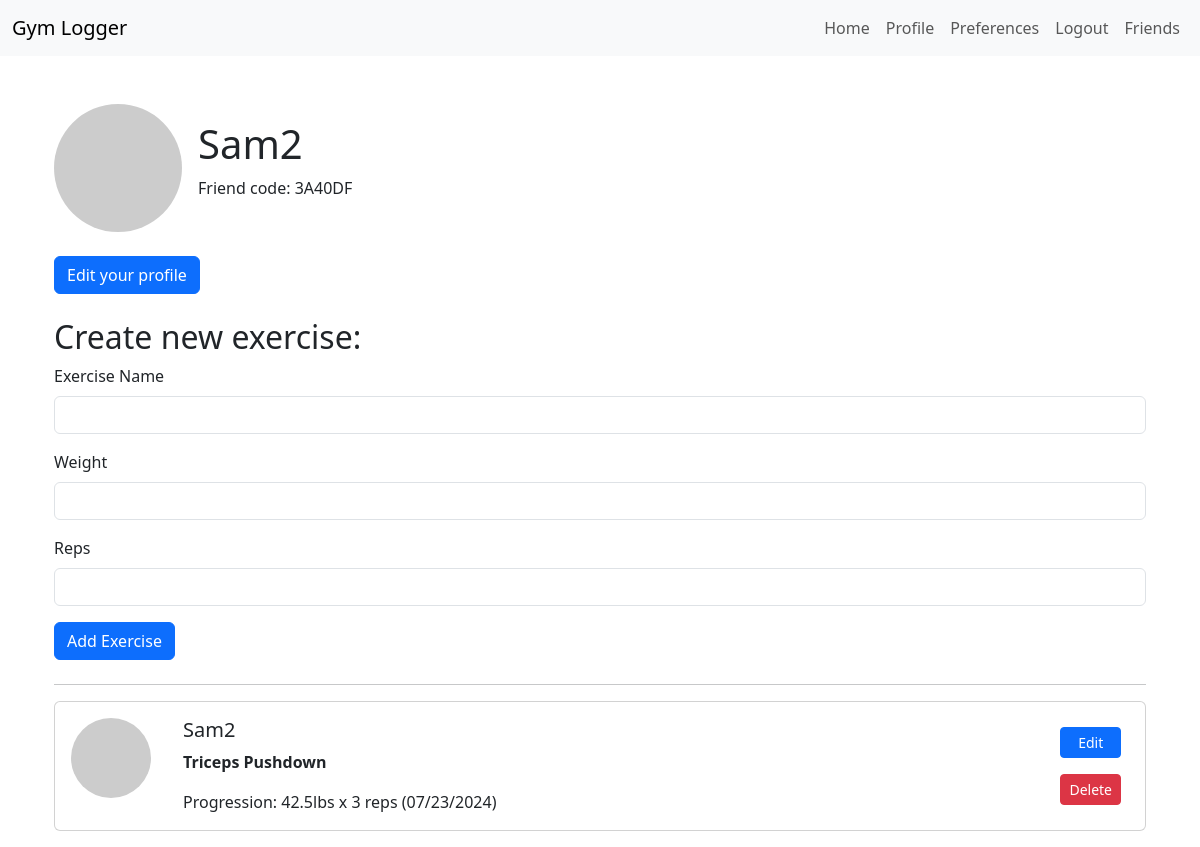
Screenshot of /profile/1 (signed in) with the database file from the repository.
### app/models.py (models this page shows, shortened)
class User(UserMixin, db.Model):
    __tablename__ = 'user'
    id: so.Mapped[int] = so.mapped_column(primary_key=True)
    username: so.Mapped[str] = so.mapped_column(sa.String(64), index=True, unique=True)
    email: so.Mapped[str] = so.mapped_column(sa.String(120), index=True, unique=True)
    password_hash: so.Mapped[Optional[str]] = so.mapped_column(sa.String(256))
    exercises: so.WriteOnlyMapped[List['Exercise']] = so.relationship('Exercise', back_populates='author', lazy='dynamic')
    weight_unit: so.Mapped[str] = so.mapped_column(sa.String(3), default='lbs')
    date_display: so.Mapped[str] = so.mapped_column(sa.String(10), default='%m/%d/%Y')
    friend_code: so.Mapped[str] = so.mapped_column(sa.String(6), index=True, unique=True, default=lambda: User.generate_friend_code())
    friends: so.WriteOnlyMapped[List['User']] = so.relationship(
        'User', secondary='friendship',
        primaryjoin=id == friendship.c.user_id,
        secondaryjoin=id == friendship.c.friend_id,
        backref='friend_of'
    )
    is_public: so.Mapped[bool] = so.mapped_column(sa.Boolean, default=False)
    def avatar(self, size):
        digest = md5(self.email.lower().encode('utf-8')).hexdigest()
        return f'https://www.gravatar.com/avatar/{digest}?d=identicon&s={size}'

class Exercise(db.Model):
    __tablename__ = 'exercises'
    id: so.Mapped[int] = so.mapped_column(primary_key=True)
    exercise_name: so.Mapped[str] = so.mapped_column(sa.String(100))
    user_id: so.Mapped[int] = so.mapped_column(sa.Integer, sa.ForeignKey(User.id), index=True)
    author: so.Mapped[User] = so.relationship('User', back_populates='exercises')
    progressions: so.Mapped[List['Progression']] = so.relationship('Progression', back_populates='exercise', lazy=True, order_by='Progression.id', cascade='all, delete-orphan')
    def progression(self):
        progression_list = []
        for progression in self.progressions:
            progression_list.append(f'{progression.weight}{self.author.weight_unit} x {progression.rep} reps ({progression.simplified_date()})')
        return ' -> '.join(progression_list)

class Progression(db.Model):
    __tablename__ = 'progressions'
    id: so.Mapped[int] = so.mapped_column(sa.Integer, primary_key=True)
    rep: so.Mapped[int] = so.mapped_column(sa.Integer)
    weight: so.Mapped[float] = so.mapped_column(sa.Float, default=0)
    date: so.Mapped[datetime] = so.mapped_column(sa.DateTime(timezone=True), default=datetime.now(timezone.utc))
    exercise_id: so.Mapped[int] = so.mapped_column(sa.Integer, sa.ForeignKey(Exercise.id), index=True)
    exercise: so.Mapped[Exercise] = so.relationship('Exercise', back_populates='progressions')
    def simplified_date(self):
        return self.date.strftime(self.exercise.author.date_display)

### app/routes.py (the view, shortened to what this page needs)
@app.route('/profile/<int:user_id>', methods=['GET', 'POST'])
@login_required
def profile(user_id):
    if user_id == current_user.id:
        form = ExerciseForm()
        query = current_user.exercises.select()
        exercises = db.session.scalars(query).all()
        return render_template('profile.html', user=current_user, exercises=exercises, form=form)

### app/forms.py
class ExerciseForm(FlaskForm):
    exercise_name = StringField('Exercise Name', validators=[DataRequired()])
    weight = FloatField('Weight', validators=[InputRequired(), weight_check])
    reps = IntegerField('Reps', validators=[InputRequired(), reps_check])
    submit = SubmitField('Add Exercise')

### app/models.py (called while the page is built)
@login.user_loader
def load_user(id):
    return db.session.get(User, int(id))

### app/templates/profile.html (shortened to what this page needs)
{% extends "base.html" %}
{% block content %}
<div class="container mt-5">
    <div class="d-flex align-items-center mb-4">
        <img src="{{ user.avatar(128) }}" alt="{{ user.username }}" class="rounded-circle me-3" width="128" height="128">
        <div>
            <h1>{{ user.username }}</h1>
            <p>Friend code: {{ user.friend_code }}</p>
        </div>
    </div>
    {% if user == current_user %}
    <div class="mb-4">
        <a href="{{ url_for('edit_profile') }}" class="btn btn-primary">Edit your profile</a>
    </div>
    <div class="mb-4">
        <h2>Create new exercise:</h2>
        <form method="POST" action="{{ url_for('profile', user_id=user.id) }}">
            <div class="mb-3">
                {{ form.exercise_name.label(class="form-label") }}
                {{ form.exercise_name(class="form-control", size=32) }}
            </div>
            <div class="mb-3">
                {{ form.weight.label(class="form-label") }}
                {{ form.weight(class="form-control", size=32) }}
            </div>
            <div class="mb-3">
                {{ form.reps.label(class="form-label") }}
                {{ form.reps(class="form-control", size=32) }}
            </div>
            <div class="mb-3">
                {{ form.submit(class="btn btn-primary") }}
            </div>
        </form>
    </div>
    {% endif %}
    <hr>
    <div>
        {% if exercises|length > 0 %}
            {% for exercise in exercises %}
                {% include '_exercise.html' %}
            {% endfor %}
        {% else %}
        <p>No exercises created.</p>
        {% endif %}
    </div>
</div>
{% endblock %}

### app/templates/_exercise.html
    <div class="card mb-3">
        <div class="row g-0">
            <div class="col-auto">
                <img src="{{ exercise.author.avatar(36) }}" class="img-fluid rounded-circle m-3" alt="Avatar">
            </div>
            <div class="col">
                <div class="card-body">
                    <h5 class="card-title">{{ exercise.author.username }}</h5>
                    <p class="card-text"><strong>{{ exercise.exercise_name }}</strong></p>
                    <p class="card-text">Progression: {{ exercise.progression() }}</p>
                </div>
            </div>
            {% if exercise.author == current_user %}
            <div class="col-auto d-flex flex-column align-item-centers justify-content-center me-4">
                <a href="{{ url_for('edit_exercise', exercise_id=exercise.id) }}" class="btn btn-sm btn-primary w-100 mb-3">Edit</a>
                <form action="{{ url_for('delete_exercise', exercise_id=exercise.id) }}" method="post" class="mb-0">
                    <button type="submit" class="btn btn-sm btn-danger w-100">Delete</button>
                </form>
            </div>
            {% endif %}
        </div>
    </div>

### rows the page displays
User: username "Sam2", friend_code "3A40DF"
Exercise: author.username "Sam2", exercise_name "Triceps Pushdown", progression "42.5lbs x 3 reps (07/23/2024)"
